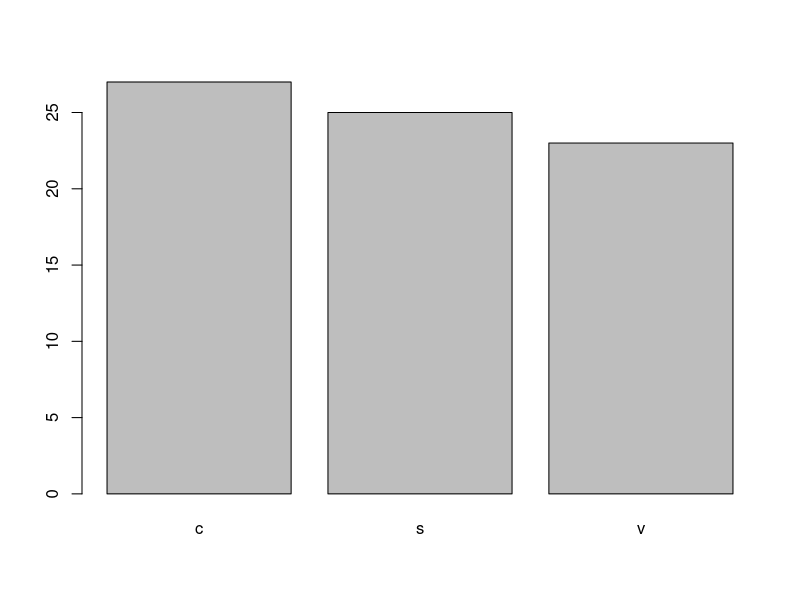

Write the R code that produced this figure.
# knn 목적: 분류
library(class)
iris3

#iris3 데이터에서 1:25까지 데이터만 불러오고 ,,1은 첫번째 품종을 의미함
train <- rbind(iris3[1:25,,1], iris3[1:25,,2], iris3[1:25,,3]) 
test <- rbind(iris3[26:50,,1], iris3[26:50,,2], iris3[26:50,,3])

# rep('a', 21) a의 문자를 21번 반복
cl <- factor(c(rep("s",25), rep("c",25), rep("v",25)))
rep_total <- c(rep("s",25), rep("c",25), rep("v",25))
rep_total
# 훈련 데이터(train)로 테스트를 할건데 cl 형식으로  순서 주의
results <- knn(train, test, cl, k = 3, prob=TRUE) # knn 안에서 합쳐짐 (train, test, cl, k=3...)
results
attributes(.Last.value) 

train_show <- cbind(train,rep_total) # cbind 컬럼으로 합친다. train 컬럼옆에 rep_total을 붙인다.
colnames(train_show)[5]<- c("results") # 컬럼명의 5번째 이름을 results로 바꾼다.

plot(results)